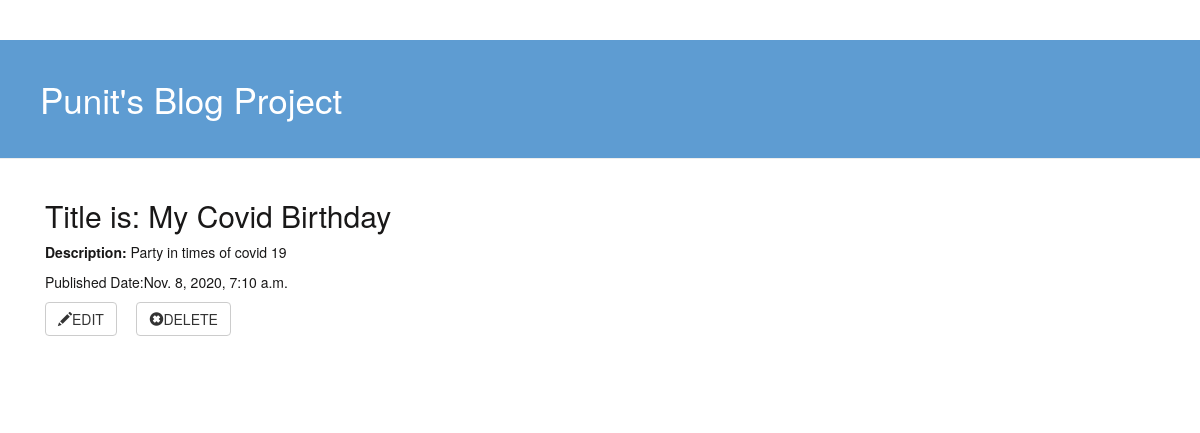
The page /post_detail/4/ on the database its author committed.
### blog/models.py (models this page shows, shortened)
class BlogPost(models.Model):
    author = models.ForeignKey(settings.AUTH_USER_MODEL,on_delete=models.CASCADE)
    title = models.CharField(max_length=200)
    text = models.TextField()
    created_date = models.DateTimeField(default=timezone.now)
    published_date = models.DateTimeField(blank=True,null=True)

### blog/views.py (the view)
# urls.py: path('post_detail/<int:pk>/',views.post_detail,name='post_detail'),
def post_detail(request,pk):
    post = get_object_or_404(BlogPost,pk=pk)
    return render(request,'blog_pages/post_detail.html',{'post':post})

### blog/templates/blog_pages/post_detail.html (shortened to what this page needs)
{% extends 'blog_pages/base.html' %}
{% block content %}
    <div class="post">
                <div class="information">
                    <h2>Title is: {{ post.title }}</h2>
                    <p><b>Description: </b> {{ post.text }}</p>
                    <p>Published Date:{{ post.published_date }}</p>
                    <a class="btn btn-default" href="{% url 'post_edit' pk=post.pk %}"><span class="glyphicon glyphicon-pencil"></span>EDIT</a>
                    <a class="btn btn-default" href="{% url 'post_remove' pk=post.pk %}"><span class="glyphicon glyphicon-remove-sign"></span>DELETE</a>
                </div>
            </div>
{% endblock %}

### blog/static/css/blog.css (style rules this page uses)
h1,h2 { font-family: 'Raleway', sans-serif; }
.information { color:#191818; }
.post { margin-bottom:70px; }

### rows shown on the page
BlogPost: title "My Covid Birthday", text "Party in times of covid 19", published_date "Nov. 8, 2020, 7:10 a.m."
